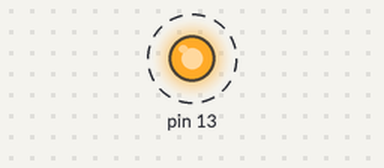
This sketch was run on a simulated Arduino Uno, built with avr-gcc and run on an emulated ATmega328P. On the bench: output pins drawn as LEDs (lit = HIGH). Dashed ring = blinking.

Above: at 0.2 s.
Timing chart, 0 to 3.0 s (numbered marks = the images above):
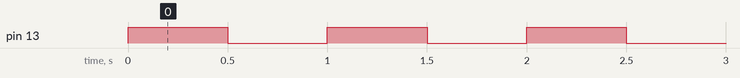

Measured:
- by itself, pin 13: alternates HIGH for 0.50 s and LOW for 0.50 s

The sketch:

BlinkingLight.ino
```cpp
#include <arduino.h>;
void setup() {
  pinMode(13, OUTPUT);

}

void loop() {
  digitalWrite(13,HIGH);
  delay(500);
  digitalWrite(13,LOW);
  delay(500);
}
```
